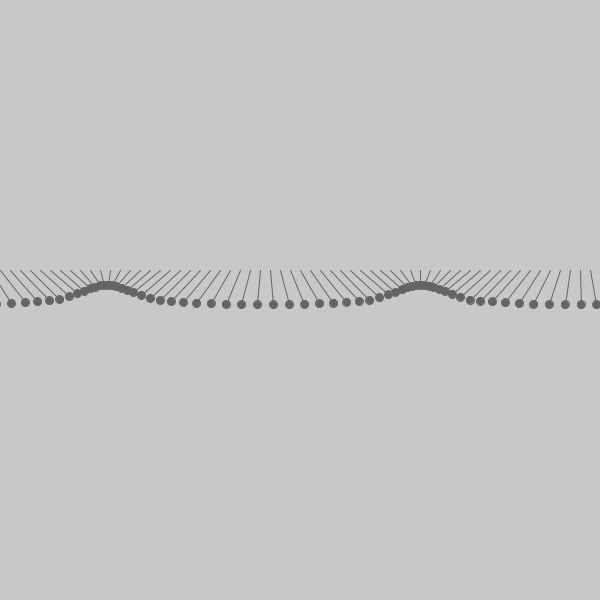
Frame 1 (no input)
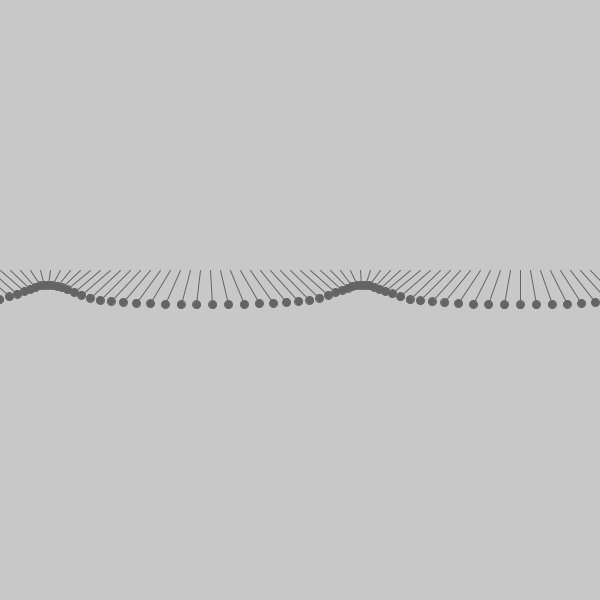
Frame 60 (the mouse pressed at the canvas centre just before this capture)
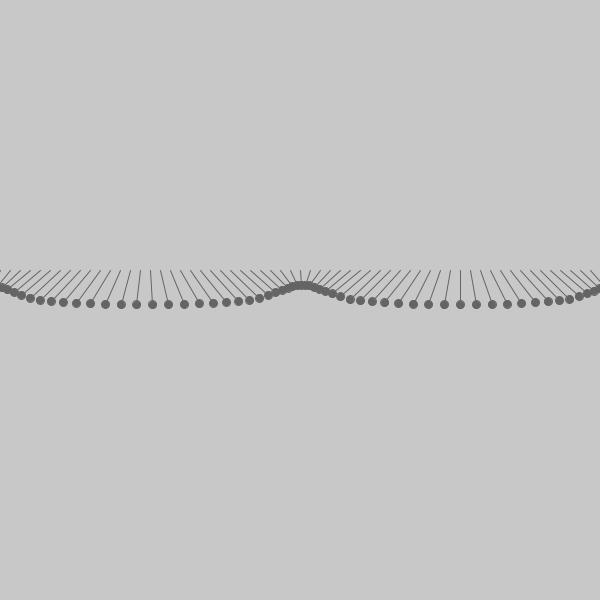
Frame 120 (the mouse held since frame 60 and released just before this capture)

The Processing sketch that drew these frames (run headless with seeded random() and noise(); from frame 60 on, the mouse is pressed at the canvas centre):

// Processing sketch: Exercise_03_07
// ── Exercise_03_07.pde
/*A bit dirty but it worked*/

Leg[] legs;

void setup() {
  size(600, 600);
  legs = new Leg[80];
  for(int i = 0; i < legs.length; i++) {
    legs[i] = new Leg(i*10 - 50, height/2, i*0.2);
  }
}

void draw() {
  background(200);
  for(int i = 0; i < legs.length; i++) {
    legs[i].update();
    legs[i].render();
  }
}

// ── Leg.pde
class Leg {
  PVector anchor;
  PVector pos;
  float angle;
  float vel;
  PVector amplitude;

  Leg(float _x, float _y, float _angle) {
    anchor = new PVector(_x, _y);
    pos = new PVector();
    angle = _angle;
    vel = 0.02;
    amplitude = new PVector(30, 0);
  }

  void update() {
    pos.x = sin(angle) * amplitude.x;
    if((angle + HALF_PI) % TWO_PI < PI) {
      amplitude.y = 5;
    } else {
      amplitude.y = 15;
    }
    pos.y = cos(angle) * amplitude.y;
    angle += vel;
  }

  void render() {
    stroke(100);
    line(anchor.x, anchor.y - 30, anchor.x+pos.x, anchor.y+pos.y);
    fill(100);
    ellipse(anchor.x+pos.x, anchor.y+pos.y, 8, 8);
  }
}
